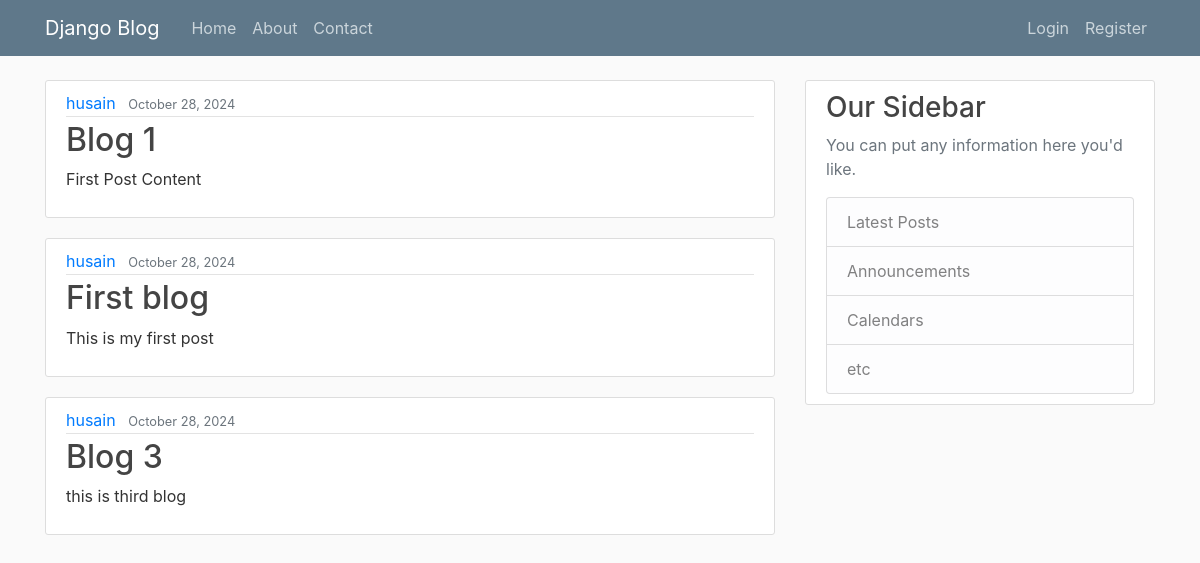
The app's page /, older data.
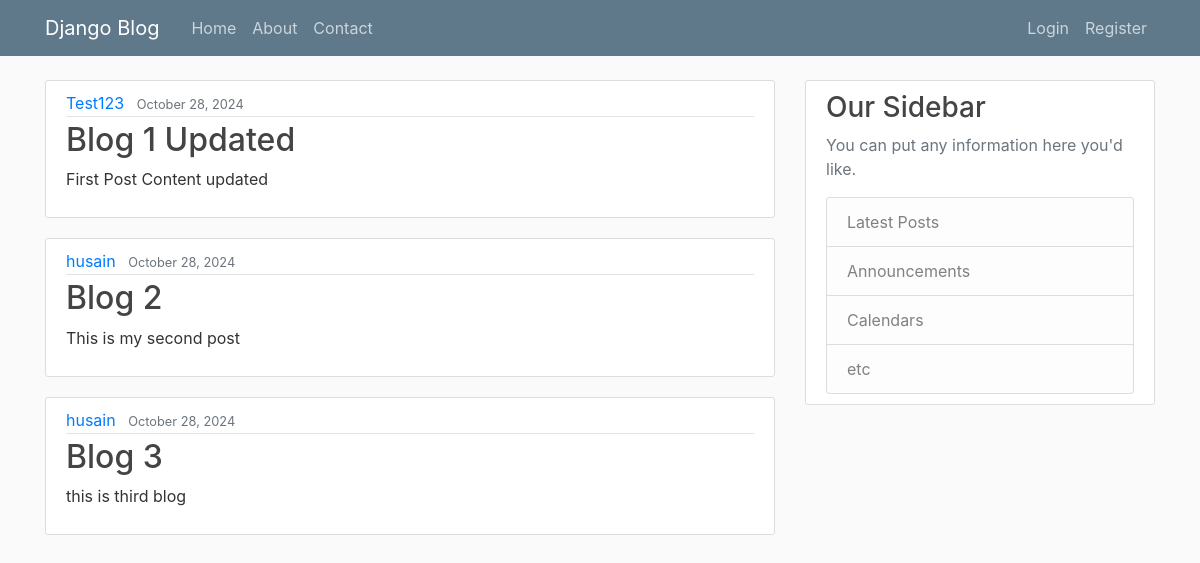
The same page, newer data.
### blog/models.py (models this page shows, shortened)
class Post(models.Model):
    title= models.CharField(max_length=100)
    content= models.TextField()
    date=models.DateTimeField(default=timezone.now)
    author=models.ForeignKey(User,on_delete=models.CASCADE)

### blog/views.py (the view)
# urls.py: path('', views.home, name='blog-home'),
def home(request):
    context={
        'posts': Post.objects.all()
    }
    return render(request, 'blog/home.html', context)

### blog/templates/blog/home.html
{% extends "blog/base.html" %}
{% block content %}
<main>
    {% for post in posts %}
    <article class="media content-section">
        <div class="media-body">
          <div class="article-metadata">
            <a class="mr-2" href="#">{{ post.author }}</a>
            <small class="text-muted">{{ post.date | date:"F d, Y"}}</small>
          </div>
          <h2><a class="article-title" href="#">{{ post.title }}</a></h2>
          <p class="article-content">{{ post.content }}</p>
        </div>
      </article>
    {% empty %}
        <p>No posts available.</p>
    {% endfor %}
</main>
{% endblock content %}

### blog/templates/blog/base.html (shortened to what this page needs)
{% load static %}
<!DOCTYPE html>
<html lang="en">
<head>
    <link rel="stylesheet" href="https://cdn.jsdelivr.net/npm/bootstrap@4.0.0/dist/css/bootstrap.min.css">
    <link rel="stylesheet" type="text/css" href="{% static 'blog/main.css' %}">
</head>
<body>
    <header class="site-header">
        <nav class="navbar navbar-expand-md navbar-dark bg-steel fixed-top">
            <div class="container">
                <a class="navbar-brand mr-4" href="{% url 'blog-home' %}">Django Blog</a>
                <div class="collapse navbar-collapse" id="navbarToggle">
                    <div class="navbar-nav mr-auto">
                        <a class="nav-item nav-link" href="{% url 'blog-home' %}">Home</a>
                        <a class="nav-item nav-link" href="{% url 'blog-about' %}">About</a>
                        <a class="nav-item nav-link" href="{% url 'blog-contact' %}">Contact</a>
                    </div>
                    {%if user.is_authenticated%}
                    <form method="POST" action="{% url 'logout' %}" style="display: inline;">
                      {% csrf_token %}
                      <span class="navbar-text mr-3">
                        Welcome {{ user.username }}!
                      <button type="submit" class="btn btn-outline-light btn-sm ml-2">Logout</button>
                    </form>
                    {%else%}
                    <div class="navbar-nav">
                        <a class="nav-item nav-link" href="{% url 'login' %}">Login</a>
                        <a class="nav-item nav-link" href="{% url 'register' %}">Register</a>
                    </div>
                    {%endif%}
                </div>
            </div>
        </nav>
    </header>
    <main role="main" class="container">
        <div class="row">
            <div class="col-md-8">
                {% block content %}{% endblock %}
            </div>
            <div class="col-md-4">
                <div class="content-section">
                    <h3>Our Sidebar</h3>
                    <p class="text-muted">You can put any information here you'd like.</p>
                    <ul class="list-group">
                        <li class="list-group-item list-group-item-light">Latest Posts</li>
                        <li class="list-group-item list-group-item-light">Announcements</li>
                        <li class="list-group-item list-group-item-light">Calendars</li>
                        <li class="list-group-item list-group-item-light">etc</li>
                    </ul>
                </div>
            </div>
        </div>
    </main>
</body>
</html>

### blog/static/blog/main.css (style rules this page uses)
body { background: #fafafa; color: #333333; margin-top: 5rem; }
h1, h2, h3, h4, h5, h6 { color: #444444; }
ul { margin: 0; }
.bg-steel { background-color: #5f788a; }
.site-header .navbar-nav .nav-link { color: #cbd5db; }
.content-section { background: #ffffff; padding: 10px 20px; border: 1px solid #dddddd; border-radius: 3px; margin-bottom: 20px; }
.article-title { color: #444444; }
.article-content { white-space: pre-line; }
.article-metadata { padding-bottom: 1px; margin-bottom: 4px; border-bottom: 1px solid #e3e3e3 }

Row changes from the older to the newer data that the page shows:
changed Post: author "husain" → "Test123"; title "Blog 1" → "Blog 1 Updated"; content "First Post Content" → "First Post Content updated"
changed Post: title "First blog" → "Blog 2"; content "This is my first post" → "This is my second post"
